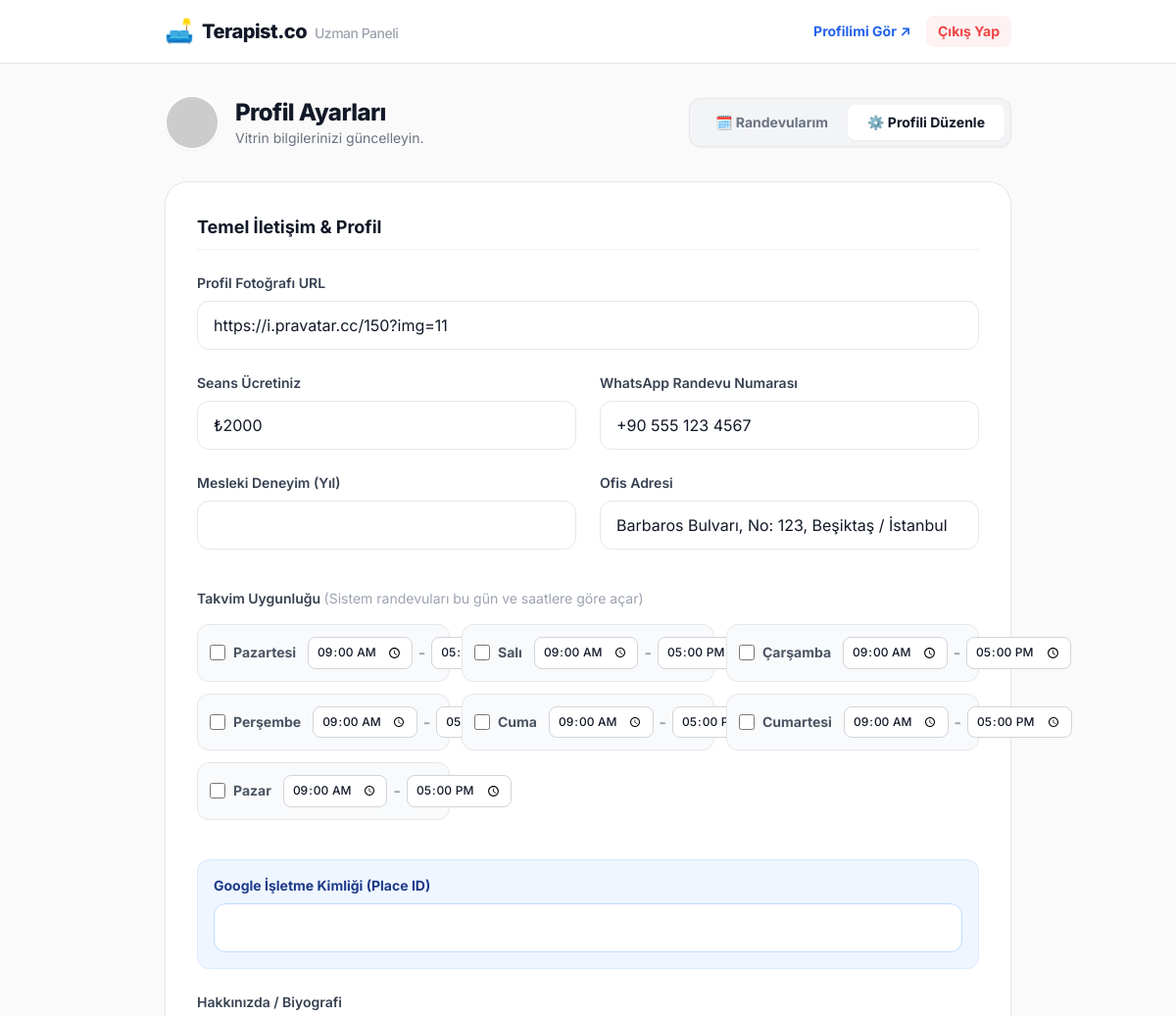
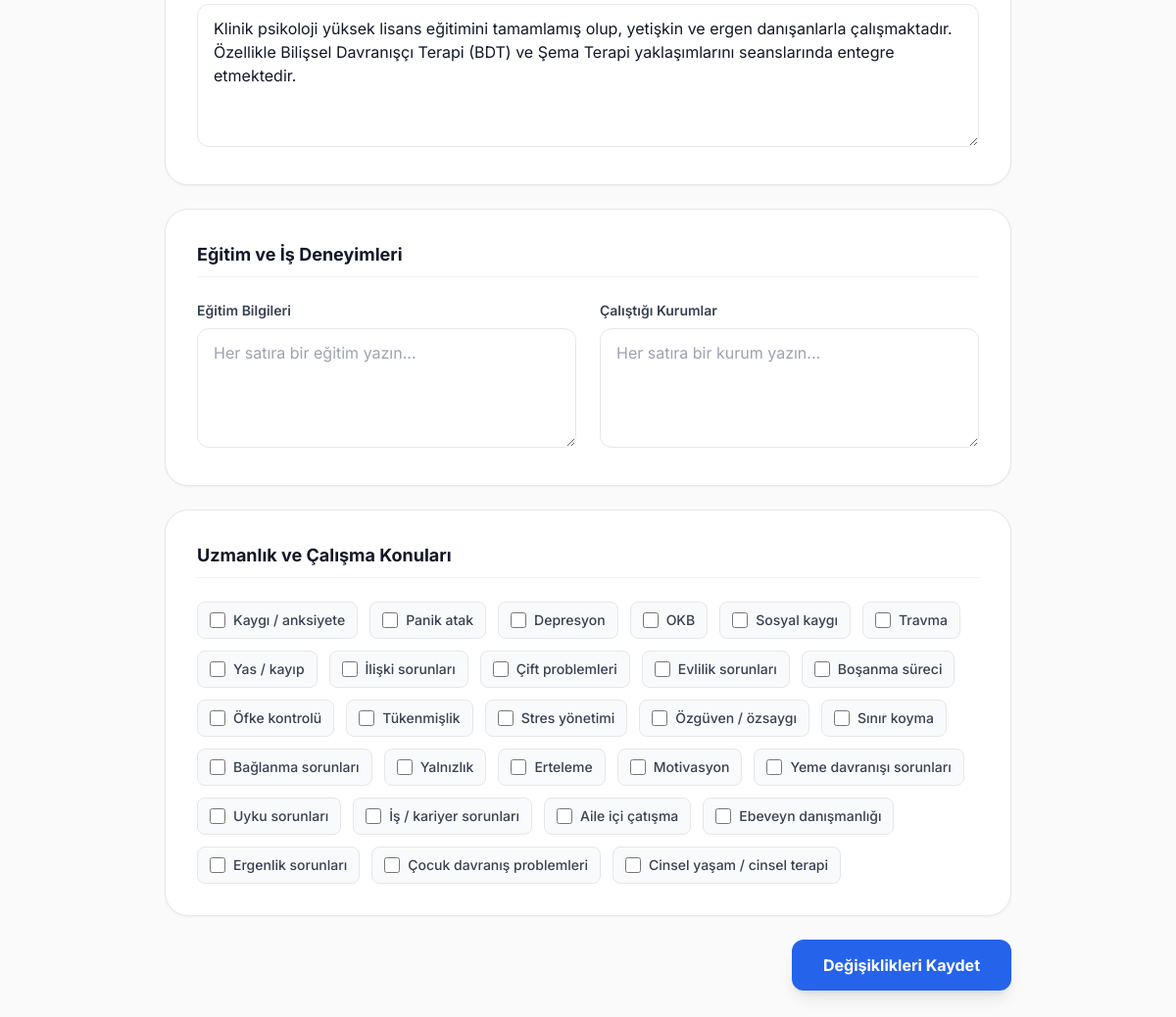
/uzman-panel.php (signed in), run on the app's committed database (2 pictures, top to bottom).
### tables this page shows
CREATE TABLE psikologlar (
            id INTEGER PRIMARY KEY AUTOINCREMENT,
            ad TEXT NOT NULL,
            sehir TEXT NOT NULL,
            ilce TEXT NOT NULL,
            ekoller TEXT NOT NULL,
            kitle TEXT NOT NULL,
            format TEXT NOT NULL,
            ucret TEXT NOT NULL,
            fiyat_seviyesi INTEGER NOT NULL,
            onayli INTEGER DEFAULT 0,
            gorsel TEXT,
            biyografi TEXT,
            telefon TEXT,
            email TEXT,
            adres TEXT
        , sifre TEXT, google_place_id TEXT, egitim TEXT, calisma_saatleri TEXT, deneyim_yili INTEGER, kurumlar TEXT, uzmanlik_alanlari TEXT, stil_ev_odevi INTEGER DEFAULT 3, stil_direktiflik INTEGER DEFAULT 3, stil_yapi INTEGER DEFAULT 3, stil_odak INTEGER DEFAULT 3, cinsiyet TEXT, yas INTEGER);

### uzman-panel.php (the view, shortened to what this page needs)
<?php
require_once 'db.php';
$id = $_SESSION['uzman_id'];
$sabit_uzmanliklar = ['Kaygı / anksiyete', 'Panik atak', 'Depresyon', 'OKB', 'Sosyal kaygı', 'Travma', 'Yas / kayıp', 'İlişki sorunları', 'Çift problemleri', 'Evlilik sorunları', 'Boşanma süreci', 'Öfke kontrolü', 'Tükenmişlik', 'Stres yönetimi', 'Özgüven / özsaygı', 'Sınır koyma', 'Bağlanma sorunları', 'Yalnızlık', 'Erteleme', 'Motivasyon', 'Yeme davranışı sorunları', 'Uyku sorunları', 'İş / kariyer sorunları', 'Aile içi çatışma', 'Ebeveyn danışmanlığı', 'Ergenlik sorunları', 'Çocuk davranış problemleri', 'Cinsel yaşam / cinsel terapi'];
$stmt = $pdo->prepare("SELECT * FROM psikologlar WHERE id = ?");
$stmt->execute([$id]);
$uzman = $stmt->fetch();
$mevcut_uzmanlik = json_decode($uzman['uzmanlik_alanlari'] ?? '[]', true) ?? [];
$mevcut_takvim = json_decode($uzman['calisma_saatleri'] ?? '[]', true) ?? [];
?>
<!DOCTYPE html>
<html lang="tr">
<head>
    <script src="https://cdn.tailwindcss.com"></script>
</head>
<body class="bg-[#FAFAFA] text-gray-900 antialiased pb-20">
    <nav class="bg-white border-b border-gray-200 sticky top-0 z-50">
        <div class="max-w-4xl mx-auto px-4 py-4 flex justify-between items-center">
            <div class="flex items-center gap-2">
                <span class="text-2xl">🛋️</span>
                <span class="font-extrabold text-xl tracking-tight">Terapist.co <span class="text-sm font-medium text-gray-400 ml-1 hidden sm:inline-block">Uzman Paneli</span></span>
            </div>
            <div class="flex items-center gap-4">
                <a href="profil.php?id=<?= $id ?>" target="_blank" class="text-sm font-bold text-blue-600 hover:underline">Profilimi Gör ↗</a>
                <a href="?cikis=1" class="text-sm font-bold text-red-500 bg-red-50 px-3 py-1.5 rounded-lg hover:bg-red-100 transition">Çıkış Yap</a>
            </div>
        </div>
    </nav>
    <main class="max-w-4xl mx-auto px-4 mt-8">
        <div class="flex flex-col md:flex-row md:items-center justify-between mb-8 gap-4">
            <div class="flex items-center gap-4">
                <img src="<?= htmlspecialchars($uzman['gorsel']) ?>" class="w-14 h-14 rounded-full border-2 border-white shadow-sm object-cover bg-gray-200">
                <div>
                    <h1 class="text-2xl font-extrabold tracking-tight">Profil Ayarları</h1>
                    <p class="text-sm text-gray-500">Vitrin bilgilerinizi güncelleyin.</p>
                </div>
            </div>
            <div class="inline-flex bg-gray-100 p-1.5 rounded-xl border border-gray-200 shadow-sm">
                <a href="uzman-randevular.php" class="px-5 py-2 rounded-lg text-sm font-bold text-gray-500 hover:text-gray-900 transition">🗓️ Randevularım</a>
                <a href="uzman-panel.php" class="px-5 py-2 rounded-lg text-sm font-bold shadow-sm bg-white text-gray-900">⚙️ Profili Düzenle</a>
            </div>
        </div>
        <form method="POST" action="" class="space-y-6">
            <div class="bg-white p-6 md:p-8 rounded-3xl border border-gray-200 shadow-sm">
                <h2 class="text-lg font-bold text-gray-900 mb-6 border-b border-gray-100 pb-2">Temel İletişim & Profil</h2>
                <div class="grid grid-cols-1 md:grid-cols-2 gap-6">
                    <div class="md:col-span-2">
                        <label class="block text-sm font-semibold text-gray-700 mb-2">Profil Fotoğrafı URL</label>
                        <input type="text" name="gorsel" value="<?= htmlspecialchars($uzman['gorsel']) ?>" class="w-full px-4 py-3 border border-gray-200 rounded-xl focus:outline-none focus:ring-2 focus:ring-blue-500 transition">
                    </div>
                    <div>
                        <label class="block text-sm font-semibold text-gray-700 mb-2">Seans Ücretiniz</label>
                        <input type="text" name="ucret" value="<?= htmlspecialchars($uzman['ucret']) ?>" class="w-full px-4 py-3 border border-gray-200 rounded-xl focus:outline-none focus:ring-2 focus:ring-blue-500 transition">
                    </div>
                    <div>
                        <label class="block text-sm font-semibold text-gray-700 mb-2">WhatsApp Randevu Numarası</label>
                        <input type="text" name="telefon" value="<?= htmlspecialchars($uzman['telefon']) ?>" class="w-full px-4 py-3 border border-gray-200 rounded-xl focus:outline-none focus:ring-2 focus:ring-blue-500 transition">
                    </div>
                    <div>
                        <label class="block text-sm font-semibold text-gray-700 mb-2">Mesleki Deneyim (Yıl)</label>
                        <input type="number" name="deneyim_yili" value="<?= htmlspecialchars($uzman['deneyim_yili']) ?>" class="w-full px-4 py-3 border border-gray-200 rounded-xl focus:outline-none focus:ring-2 focus:ring-blue-500 transition">
                    </div>
                    <div>
                        <label class="block text-sm font-semibold text-gray-700 mb-2">Ofis Adresi</label>
                        <input type="text" name="adres" value="<?= htmlspecialchars($uzman['adres']) ?>" class="w-full px-4 py-3 border border-gray-200 rounded-xl focus:outline-none focus:ring-2 focus:ring-blue-500 transition">
                    </div>
                    <div class="md:col-span-2 mt-4">
                        <label class="block text-sm font-semibold text-gray-700 mb-4">Takvim Uygunluğu <span class="text-gray-400 font-normal">(Sistem randevuları bu gün ve saatlere göre açar)</span></label>
                        <div class="grid grid-cols-1 sm:grid-cols-2 lg:grid-cols-3 gap-3">
                            <?php
                            $gunler = ['pazartesi' => 'Pazartesi', 'sali' => 'Salı', 'carsamba' => 'Çarşamba', 'persembe' => 'Perşembe', 'cuma' => 'Cuma', 'cumartesi' => 'Cumartesi', 'pazar' => 'Pazar'];
                            foreach($gunler as $slug => $gun_adi):
                                $secili_mi = isset($mevcut_takvim[$gun_adi]);
                                $saatler = $secili_mi ? explode(' - ', $mevcut_takvim[$gun_adi]) : ['09:00', '17:00'];
                            ?>
                            <div class="flex items-center gap-3 bg-gray-50 p-3 rounded-xl border <?= $secili_mi ? 'border-blue-300 bg-blue-50/30' : 'border-gray-200' ?> transition hover:border-blue-300">
                                <label class="flex items-center gap-2 w-24 cursor-pointer">
                                    <input type="checkbox" name="gun_<?= $slug ?>" value="1" <?= $secili_mi ? 'checked' : '' ?> class="w-4 h-4 accent-blue-600 cursor-pointer">
                                    <span class="text-sm font-bold <?= $secili_mi ? 'text-blue-800' : 'text-gray-600' ?>"><?= $gun_adi ?></span>
                                </label>
                                <div class="flex items-center gap-1.5 flex-1">
                                    <input type="time" name="baslangic_<?= $slug ?>" value="<?= htmlspecialchars($saatler[0]) ?>" class="w-full px-2 py-1.5 border border-gray-300 rounded-lg text-xs font-medium focus:ring-2 focus:ring-blue-500 outline-none bg-white">
                                    <span class="text-gray-400 font-bold">-</span>
                                    <input type="time" name="bitis_<?= $slug ?>" value="<?= htmlspecialchars($saatler[1] ?? '17:00') ?>" class="w-full px-2 py-1.5 border border-gray-300 rounded-lg text-xs font-medium focus:ring-2 focus:ring-blue-500 outline-none bg-white">
                                </div>
                            </div>
                            <?php endforeach; ?>
                        </div>
                    </div>
                    <div class="md:col-span-2 p-4 bg-blue-50 rounded-xl border border-blue-100 mt-4">
                        <label class="block text-sm font-bold text-blue-900 mb-2">Google İşletme Kimliği (Place ID)</label>
                        <input type="text" name="google_place_id" value="<?= htmlspecialchars($uzman['google_place_id']) ?>" class="w-full px-4 py-3 border border-blue-200 rounded-xl focus:outline-none focus:ring-2 focus:ring-blue-500 transition">
                    </div>
                    <div class="md:col-span-2">
                        <label class="block text-sm font-semibold text-gray-700 mb-2">Hakkınızda / Biyografi</label>
                        <textarea name="biyografi" rows="5" class="w-full px-4 py-3 border border-gray-200 rounded-xl focus:outline-none focus:ring-2 focus:ring-blue-500 transition resize-y"><?= htmlspecialchars($uzman['biyografi']) ?></textarea>
                    </div>
                </div>
            </div>
            <div class="bg-white p-6 md:p-8 rounded-3xl border border-gray-200 shadow-sm">
                <h2 class="text-lg font-bold text-gray-900 mb-6 border-b border-gray-100 pb-2">Eğitim ve İş Deneyimleri</h2>
                <div class="grid grid-cols-1 md:grid-cols-2 gap-6">
                    <div>
                        <label class="block text-sm font-semibold text-gray-700 mb-2">Eğitim Bilgileri</label>
                        <textarea name="egitim" rows="4" placeholder="Her satıra bir eğitim yazın..." class="w-full px-4 py-3 border border-gray-200 rounded-xl focus:outline-none focus:ring-2 focus:ring-blue-500 transition resize-y"><?= htmlspecialchars($mevcut_egitim) ?></textarea>
                    </div>
                    <div>
                        <label class="block text-sm font-semibold text-gray-700 mb-2">Çalıştığı Kurumlar</label>
                        <textarea name="kurumlar" rows="4" placeholder="Her satıra bir kurum yazın..." class="w-full px-4 py-3 border border-gray-200 rounded-xl focus:outline-none focus:ring-2 focus:ring-blue-500 transition resize-y"><?= htmlspecialchars($mevcut_kurumlar) ?></textarea>
                    </div>
                </div>
            </div>
            <div class="bg-white p-6 md:p-8 rounded-3xl border border-gray-200 shadow-sm">
                <h2 class="text-lg font-bold text-gray-900 mb-6 border-b border-gray-100 pb-2">Uzmanlık ve Çalışma Konuları</h2>
                <div class="flex flex-wrap gap-3">
                    <?php foreach($sabit_uzmanliklar as $uzmanlik): ?>
                    <label class="flex items-center gap-2 bg-gray-50 px-3 py-2 border border-gray-200 rounded-lg cursor-pointer hover:bg-gray-100 transition">
                        <input type="checkbox" name="uzmanlik_alanlari[]" value="<?= $uzmanlik ?>" <?= in_array($uzmanlik, $mevcut_uzmanlik) ? 'checked' : '' ?> class="w-4 h-4 accent-blue-600">
                        <span class="text-sm font-medium text-gray-700"><?= $uzmanlik ?></span>
                    </label>
                    <?php endforeach; ?>
                </div>
            </div>
            <div class="flex justify-end mt-4">
                <button type="submit" class="bg-blue-600 text-white px-8 py-3.5 rounded-xl font-bold hover:bg-blue-700 transition shadow-lg">Değişiklikleri Kaydet</button>
            </div>
        </form>
    </main>
</body>
</html>

### uzman-panel.php (style rules this page uses)
body { font-family: 'Inter', sans-serif; }

### data on the page
psikologlar: gorsel "https://i.pravatar.cc/150?img=11", ucret "₺2000", telefon "+90 555 123 4567", adres "Barbaros Bulvarı, No: 123, Beşiktaş / İstanbul", biyografi "Klinik psikoloji yüksek lisans eğitimini tamamlamış olup, yetişkin ve ergen danışanlarla çalışmaktadır. Özellikle Bilişsel Davranışçı Terapi (BDT) ve Şema Terapi yaklaşımlarını seanslarında entegre etmektedir."

### other printed values
$gun_adi "Pazartesi"
$gun_adi "Salı"
$gun_adi "Çarşamba"
$gun_adi "Perşembe"
$gun_adi "Cuma"
$gun_adi "Cumartesi"
$gun_adi "Pazar"
$uzmanlik "Kaygı / anksiyete"
$uzmanlik "Panik atak"
$uzmanlik "Depresyon"
$uzmanlik "OKB"
$uzmanlik "Sosyal kaygı"
$uzmanlik "Travma"
$uzmanlik "Yas / kayıp"
$uzmanlik "İlişki sorunları"
